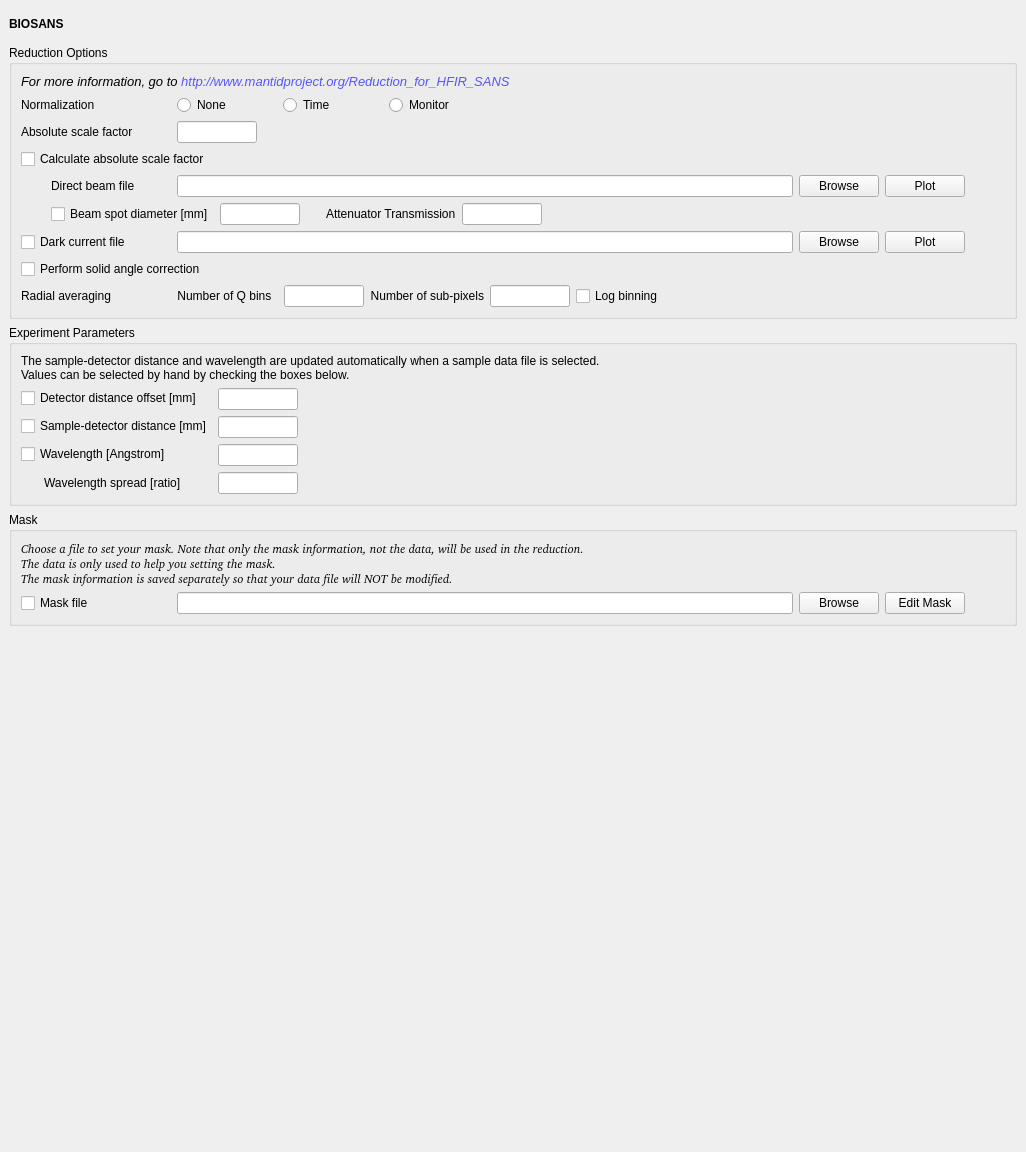
<?xml version="1.0" encoding="UTF-8"?>
<ui version="4.0">
 <class>Frame</class>
 <widget class="QFrame" name="Frame">
  <property name="geometry">
   <rect>
    <x>0</x>
    <y>0</y>
    <width>1026</width>
    <height>1152</height>
   </rect>
  </property>
  <property name="sizePolicy">
   <sizepolicy hsizetype="Expanding" vsizetype="Expanding">
    <horstretch>0</horstretch>
    <verstretch>0</verstretch>
   </sizepolicy>
  </property>
  <property name="windowTitle">
   <string>Frame</string>
  </property>
  <property name="frameShape">
   <enum>QFrame::NoFrame</enum>
  </property>
  <property name="frameShadow">
   <enum>QFrame::Raised</enum>
  </property>
  <layout class="QVBoxLayout" name="verticalLayout">
   <property name="margin">
    <number>0</number>
   </property>
   <item>
    <widget class="QScrollArea" name="scrollArea">
     <property name="sizePolicy">
      <sizepolicy hsizetype="Expanding" vsizetype="Preferred">
       <horstretch>0</horstretch>
       <verstretch>0</verstretch>
      </sizepolicy>
     </property>
     <property name="minimumSize">
      <size>
       <width>0</width>
       <height>0</height>
      </size>
     </property>
     <property name="frameShape">
      <enum>QFrame::NoFrame</enum>
     </property>
     <property name="lineWidth">
      <number>0</number>
     </property>
     <property name="widgetResizable">
      <bool>true</bool>
     </property>
     <property name="alignment">
      <set>Qt::AlignLeading|Qt::AlignLeft|Qt::AlignTop</set>
     </property>
     <widget class="QWidget" name="scrollAreaWidgetContents">
      <property name="geometry">
       <rect>
        <x>0</x>
        <y>0</y>
        <width>1026</width>
        <height>1152</height>
       </rect>
      </property>
      <layout class="QVBoxLayout" name="verticalLayout_4">
       <item>
        <widget class="QLabel" name="instr_name_label">
         <property name="sizePolicy">
          <sizepolicy hsizetype="Preferred" vsizetype="Fixed">
           <horstretch>0</horstretch>
           <verstretch>0</verstretch>
          </sizepolicy>
         </property>
         <property name="minimumSize">
          <size>
           <width>100</width>
           <height>30</height>
          </size>
         </property>
         <property name="maximumSize">
          <size>
           <width>100</width>
           <height>30</height>
          </size>
         </property>
         <property name="font">
          <font>
           <weight>75</weight>
           <bold>true</bold>
          </font>
         </property>
         <property name="text">
          <string>BIOSANS</string>
         </property>
        </widget>
       </item>
       <item>
        <widget class="QGroupBox" name="reduction_options_group">
         <property name="title">
          <string>Reduction Options</string>
         </property>
         <layout class="QVBoxLayout" name="verticalLayout_6">
          <item>
           <layout class="QHBoxLayout" name="horizontalLayout_2">
            <property name="sizeConstraint">
             <enum>QLayout::SetDefaultConstraint</enum>
            </property>
            <item>
             <widget class="QLabel" name="label_6">
              <property name="sizePolicy">
               <sizepolicy hsizetype="Preferred" vsizetype="Minimum">
                <horstretch>0</horstretch>
                <verstretch>0</verstretch>
               </sizepolicy>
              </property>
              <property name="styleSheet">
               <string notr="true">font: italic 10pt &quot;Bitstream Charter&quot;;</string>
              </property>
              <property name="text">
               <string>&lt;!DOCTYPE HTML PUBLIC &quot;-//W3C//DTD HTML 4.0//EN&quot; &quot;http://www.w3.org/TR/REC-html40/strict.dtd&quot;&gt;
&lt;html&gt;&lt;head&gt;&lt;meta name=&quot;qrichtext&quot; content=&quot;1&quot; /&gt;&lt;style type=&quot;text/css&quot;&gt;
p, li { white-space: pre-wrap; }
&lt;/style&gt;&lt;/head&gt;&lt;body style=&quot; font-family:'Bitstream Charter'; font-size:10pt; font-weight:400; font-style:italic;&quot;&gt;
&lt;p style=&quot; margin-top:0px; margin-bottom:0px; margin-left:0px; margin-right:0px; -qt-block-indent:0; text-indent:0px;&quot;&gt;For more information, go to &lt;a style=&quot;text-decoration: none&quot; href=&quot;http://www.mantidproject.org/Reduction_for_HFIR_SANS&quot;&gt;&lt;span style=&quot; color:#5555ff;&quot;&gt;http://www.mantidproject.org/Reduction_for_HFIR_SANS&lt;/span&gt;&lt;/a&gt;&lt;/p&gt;&lt;/body&gt;&lt;/html&gt;</string>
              </property>
              <property name="openExternalLinks">
               <bool>true</bool>
              </property>
             </widget>
            </item>
           </layout>
          </item>
          <item>
           <layout class="QHBoxLayout" name="horizontalLayout_5">
            <item>
             <widget class="QLabel" name="label_4">
              <property name="sizePolicy">
               <sizepolicy hsizetype="Preferred" vsizetype="Fixed">
                <horstretch>0</horstretch>
                <verstretch>0</verstretch>
               </sizepolicy>
              </property>
              <property name="minimumSize">
               <size>
                <width>150</width>
                <height>0</height>
               </size>
              </property>
              <property name="maximumSize">
               <size>
                <width>150</width>
                <height>16777215</height>
               </size>
              </property>
              <property name="text">
               <string>Normalization</string>
              </property>
             </widget>
            </item>
            <item>
             <widget class="QRadioButton" name="normalization_none_radio">
              <property name="sizePolicy">
               <sizepolicy hsizetype="Fixed" vsizetype="Fixed">
                <horstretch>0</horstretch>
                <verstretch>0</verstretch>
               </sizepolicy>
              </property>
              <property name="minimumSize">
               <size>
                <width>100</width>
                <height>0</height>
               </size>
              </property>
              <property name="maximumSize">
               <size>
                <width>100</width>
                <height>16777215</height>
               </size>
              </property>
              <property name="toolTip">
               <string>Select to skip data normalization.</string>
              </property>
              <property name="text">
               <string>None</string>
              </property>
             </widget>
            </item>
            <item>
             <widget class="QRadioButton" name="normalization_time_radio">
              <property name="sizePolicy">
               <sizepolicy hsizetype="Fixed" vsizetype="Fixed">
                <horstretch>0</horstretch>
                <verstretch>0</verstretch>
               </sizepolicy>
              </property>
              <property name="minimumSize">
               <size>
                <width>100</width>
                <height>0</height>
               </size>
              </property>
              <property name="maximumSize">
               <size>
                <width>100</width>
                <height>16777215</height>
               </size>
              </property>
              <property name="toolTip">
               <string>Select to normalize the data to the data collection time.</string>
              </property>
              <property name="text">
               <string>Time</string>
              </property>
             </widget>
            </item>
            <item>
             <widget class="QRadioButton" name="normalization_monitor_radio">
              <property name="sizePolicy">
               <sizepolicy hsizetype="Fixed" vsizetype="Fixed">
                <horstretch>0</horstretch>
                <verstretch>0</verstretch>
               </sizepolicy>
              </property>
              <property name="minimumSize">
               <size>
                <width>100</width>
                <height>0</height>
               </size>
              </property>
              <property name="maximumSize">
               <size>
                <width>100</width>
                <height>16777215</height>
               </size>
              </property>
              <property name="toolTip">
               <string>Select to normalize the data to the beam monitor count.</string>
              </property>
              <property name="layoutDirection">
               <enum>Qt::LeftToRight</enum>
              </property>
              <property name="text">
               <string>Monitor</string>
              </property>
             </widget>
            </item>
            <item>
             <spacer name="horizontalSpacer_5">
              <property name="orientation">
               <enum>Qt::Horizontal</enum>
              </property>
              <property name="sizeHint" stdset="0">
               <size>
                <width>40</width>
                <height>20</height>
               </size>
              </property>
             </spacer>
            </item>
           </layout>
          </item>
          <item>
           <layout class="QHBoxLayout" name="horizontalLayout_4">
            <item>
             <widget class="QLabel" name="att_scale_factor_label">
              <property name="sizePolicy">
               <sizepolicy hsizetype="Preferred" vsizetype="Fixed">
                <horstretch>0</horstretch>
                <verstretch>0</verstretch>
               </sizepolicy>
              </property>
              <property name="minimumSize">
               <size>
                <width>150</width>
                <height>0</height>
               </size>
              </property>
              <property name="maximumSize">
               <size>
                <width>16777215</width>
                <height>150</height>
               </size>
              </property>
              <property name="text">
               <string>Absolute scale factor</string>
              </property>
             </widget>
            </item>
            <item>
             <widget class="QLineEdit" name="scale_edit">
              <property name="minimumSize">
               <size>
                <width>80</width>
                <height>0</height>
               </size>
              </property>
              <property name="maximumSize">
               <size>
                <width>80</width>
                <height>16777215</height>
               </size>
              </property>
              <property name="toolTip">
               <string>Enter a scaling factor to be multiplied to I(Q).</string>
              </property>
             </widget>
            </item>
            <item>
             <spacer name="horizontalSpacer_2">
              <property name="orientation">
               <enum>Qt::Horizontal</enum>
              </property>
              <property name="sizeHint" stdset="0">
               <size>
                <width>40</width>
                <height>20</height>
               </size>
              </property>
             </spacer>
            </item>
           </layout>
          </item>
          <item>
           <layout class="QHBoxLayout" name="horizontalLayout_6">
            <item>
             <widget class="QCheckBox" name="scale_chk">
              <property name="toolTip">
               <string>Check to calculate the absolute scale factor using the direct beam method.</string>
              </property>
              <property name="text">
               <string>Calculate absolute scale factor</string>
              </property>
             </widget>
            </item>
           </layout>
          </item>
          <item>
           <layout class="QHBoxLayout" name="horizontalLayout_10">
            <item>
             <spacer name="horizontalSpacer_10">
              <property name="orientation">
               <enum>Qt::Horizontal</enum>
              </property>
              <property name="sizeType">
               <enum>QSizePolicy::Fixed</enum>
              </property>
              <property name="sizeHint" stdset="0">
               <size>
                <width>30</width>
                <height>20</height>
               </size>
              </property>
             </spacer>
            </item>
            <item>
             <widget class="QLabel" name="direct_beam_label">
              <property name="minimumSize">
               <size>
                <width>120</width>
                <height>0</height>
               </size>
              </property>
              <property name="maximumSize">
               <size>
                <width>120</width>
                <height>16777215</height>
               </size>
              </property>
              <property name="text">
               <string>Direct beam file</string>
              </property>
             </widget>
            </item>
            <item>
             <widget class="QLineEdit" name="scale_data_edit">
              <property name="minimumSize">
               <size>
                <width>300</width>
                <height>0</height>
               </size>
              </property>
              <property name="toolTip">
               <string>Enter a valid file path for a direct beam data file.</string>
              </property>
             </widget>
            </item>
            <item>
             <widget class="QPushButton" name="scale_data_browse_button">
              <property name="sizePolicy">
               <sizepolicy hsizetype="Fixed" vsizetype="Fixed">
                <horstretch>0</horstretch>
                <verstretch>0</verstretch>
               </sizepolicy>
              </property>
              <property name="text">
               <string>Browse</string>
              </property>
             </widget>
            </item>
            <item>
             <widget class="QPushButton" name="scale_data_plot_button">
              <property name="sizePolicy">
               <sizepolicy hsizetype="Fixed" vsizetype="Fixed">
                <horstretch>0</horstretch>
                <verstretch>0</verstretch>
               </sizepolicy>
              </property>
              <property name="toolTip">
               <string>Click to plot 2D data.</string>
              </property>
              <property name="text">
               <string>Plot</string>
              </property>
             </widget>
            </item>
            <item>
             <spacer name="horizontalSpacer_3">
              <property name="orientation">
               <enum>Qt::Horizontal</enum>
              </property>
              <property name="sizeType">
               <enum>QSizePolicy::Fixed</enum>
              </property>
              <property name="sizeHint" stdset="0">
               <size>
                <width>40</width>
                <height>20</height>
               </size>
              </property>
             </spacer>
            </item>
           </layout>
          </item>
          <item>
           <layout class="QHBoxLayout" name="horizontalLayout_11">
            <item>
             <spacer name="horizontalSpacer_11">
              <property name="orientation">
               <enum>Qt::Horizontal</enum>
              </property>
              <property name="sizeType">
               <enum>QSizePolicy::Fixed</enum>
              </property>
              <property name="sizeHint" stdset="0">
               <size>
                <width>30</width>
                <height>20</height>
               </size>
              </property>
             </spacer>
            </item>
            <item>
             <widget class="QCheckBox" name="beamstop_chk">
              <property name="text">
               <string>Beam spot diameter [mm]</string>
              </property>
             </widget>
            </item>
            <item>
             <widget class="QLineEdit" name="scale_beam_radius_edit">
              <property name="minimumSize">
               <size>
                <width>80</width>
                <height>0</height>
               </size>
              </property>
              <property name="maximumSize">
               <size>
                <width>80</width>
                <height>16777215</height>
               </size>
              </property>
              <property name="toolTip">
               <string>Enter the diameter around the beam center to include when measuring the total beam signal, in mm.</string>
              </property>
             </widget>
            </item>
            <item>
             <spacer name="horizontalSpacer_14">
              <property name="orientation">
               <enum>Qt::Horizontal</enum>
              </property>
              <property name="sizeType">
               <enum>QSizePolicy::Fixed</enum>
              </property>
              <property name="sizeHint" stdset="0">
               <size>
                <width>20</width>
                <height>20</height>
               </size>
              </property>
             </spacer>
            </item>
            <item>
             <widget class="QLabel" name="att_trans_label">
              <property name="text">
               <string>Attenuator Transmission</string>
              </property>
             </widget>
            </item>
            <item>
             <widget class="QLineEdit" name="scale_att_trans_edit">
              <property name="sizePolicy">
               <sizepolicy hsizetype="Fixed" vsizetype="Fixed">
                <horstretch>0</horstretch>
                <verstretch>0</verstretch>
               </sizepolicy>
              </property>
              <property name="minimumSize">
               <size>
                <width>80</width>
                <height>0</height>
               </size>
              </property>
              <property name="maximumSize">
               <size>
                <width>80</width>
                <height>16777215</height>
               </size>
              </property>
              <property name="toolTip">
               <string>Enter the attenuator transmission from the Attenuator Efficiency Chart.</string>
              </property>
             </widget>
            </item>
            <item>
             <spacer name="horizontalSpacer_12">
              <property name="orientation">
               <enum>Qt::Horizontal</enum>
              </property>
              <property name="sizeHint" stdset="0">
               <size>
                <width>40</width>
                <height>20</height>
               </size>
              </property>
             </spacer>
            </item>
           </layout>
          </item>
          <item>
           <layout class="QHBoxLayout" name="horizontalLayout_7">
            <item>
             <widget class="QCheckBox" name="dark_current_check">
              <property name="minimumSize">
               <size>
                <width>150</width>
                <height>0</height>
               </size>
              </property>
              <property name="maximumSize">
               <size>
                <width>150</width>
                <height>16777215</height>
               </size>
              </property>
              <property name="text">
               <string>Dark current file</string>
              </property>
             </widget>
            </item>
            <item>
             <widget class="QLineEdit" name="dark_file_edit">
              <property name="sizePolicy">
               <sizepolicy hsizetype="Expanding" vsizetype="Fixed">
                <horstretch>0</horstretch>
                <verstretch>0</verstretch>
               </sizepolicy>
              </property>
              <property name="minimumSize">
               <size>
                <width>300</width>
                <height>0</height>
               </size>
              </property>
              <property name="baseSize">
               <size>
                <width>0</width>
                <height>0</height>
               </size>
              </property>
              <property name="toolTip">
               <string>Enter a valid file path to be used for the dark current data.</string>
              </property>
             </widget>
            </item>
            <item>
             <widget class="QPushButton" name="dark_browse_button">
              <property name="sizePolicy">
               <sizepolicy hsizetype="Fixed" vsizetype="Fixed">
                <horstretch>0</horstretch>
                <verstretch>0</verstretch>
               </sizepolicy>
              </property>
              <property name="text">
               <string>Browse</string>
              </property>
             </widget>
            </item>
            <item>
             <widget class="QPushButton" name="dark_plot_button">
              <property name="sizePolicy">
               <sizepolicy hsizetype="Fixed" vsizetype="Fixed">
                <horstretch>0</horstretch>
                <verstretch>0</verstretch>
               </sizepolicy>
              </property>
              <property name="minimumSize">
               <size>
                <width>0</width>
                <height>0</height>
               </size>
              </property>
              <property name="maximumSize">
               <size>
                <width>16777215</width>
                <height>16777215</height>
               </size>
              </property>
              <property name="toolTip">
               <string>Click to plot 2D data.</string>
              </property>
              <property name="text">
               <string>Plot</string>
              </property>
             </widget>
            </item>
            <item>
             <spacer name="horizontalSpacer_7">
              <property name="orientation">
               <enum>Qt::Horizontal</enum>
              </property>
              <property name="sizeType">
               <enum>QSizePolicy::Fixed</enum>
              </property>
              <property name="sizeHint" stdset="0">
               <size>
                <width>40</width>
                <height>20</height>
               </size>
              </property>
             </spacer>
            </item>
           </layout>
          </item>
          <item>
           <layout class="QHBoxLayout" name="horizontalLayout_8">
            <item>
             <widget class="QCheckBox" name="solid_angle_chk">
              <property name="sizePolicy">
               <sizepolicy hsizetype="Expanding" vsizetype="Fixed">
                <horstretch>0</horstretch>
                <verstretch>0</verstretch>
               </sizepolicy>
              </property>
              <property name="toolTip">
               <string>Select to perform a solid angle correction.</string>
              </property>
              <property name="text">
               <string>Perform solid angle correction</string>
              </property>
             </widget>
            </item>
           </layout>
          </item>
          <item>
           <layout class="QHBoxLayout" name="horizontalLayout_9">
            <item>
             <widget class="QLabel" name="label_2">
              <property name="sizePolicy">
               <sizepolicy hsizetype="Preferred" vsizetype="Fixed">
                <horstretch>0</horstretch>
                <verstretch>0</verstretch>
               </sizepolicy>
              </property>
              <property name="minimumSize">
               <size>
                <width>150</width>
                <height>0</height>
               </size>
              </property>
              <property name="maximumSize">
               <size>
                <width>150</width>
                <height>16777215</height>
               </size>
              </property>
              <property name="text">
               <string>Radial averaging</string>
              </property>
             </widget>
            </item>
            <item>
             <widget class="QLabel" name="label">
              <property name="sizePolicy">
               <sizepolicy hsizetype="Preferred" vsizetype="Fixed">
                <horstretch>0</horstretch>
                <verstretch>0</verstretch>
               </sizepolicy>
              </property>
              <property name="minimumSize">
               <size>
                <width>0</width>
                <height>0</height>
               </size>
              </property>
              <property name="maximumSize">
               <size>
                <width>150</width>
                <height>16777215</height>
               </size>
              </property>
              <property name="text">
               <string>Number of Q bins  </string>
              </property>
              <property name="alignment">
               <set>Qt::AlignRight|Qt::AlignTrailing|Qt::AlignVCenter</set>
              </property>
             </widget>
            </item>
            <item>
             <widget class="QLineEdit" name="n_q_bins_edit">
              <property name="minimumSize">
               <size>
                <width>80</width>
                <height>0</height>
               </size>
              </property>
              <property name="maximumSize">
               <size>
                <width>80</width>
                <height>16777215</height>
               </size>
              </property>
              <property name="toolTip">
               <string>Enter the number of Q bins for the output I(Q) distribution.</string>
              </property>
             </widget>
            </item>
            <item>
             <widget class="QLabel" name="label_3">
              <property name="sizePolicy">
               <sizepolicy hsizetype="Preferred" vsizetype="Fixed">
                <horstretch>0</horstretch>
                <verstretch>0</verstretch>
               </sizepolicy>
              </property>
              <property name="minimumSize">
               <size>
                <width>0</width>
                <height>0</height>
               </size>
              </property>
              <property name="maximumSize">
               <size>
                <width>150</width>
                <height>16777215</height>
               </size>
              </property>
              <property name="text">
               <string>Number of sub-pixels</string>
              </property>
              <property name="alignment">
               <set>Qt::AlignRight|Qt::AlignTrailing|Qt::AlignVCenter</set>
              </property>
             </widget>
            </item>
            <item>
             <widget class="QLineEdit" name="n_sub_pix_edit">
              <property name="minimumSize">
               <size>
                <width>80</width>
                <height>0</height>
               </size>
              </property>
              <property name="maximumSize">
               <size>
                <width>80</width>
                <height>16777215</height>
               </size>
              </property>
              <property name="toolTip">
               <string>Enter the number of sub-pixels in each direction of a detector pixel to use for the
radial averaging. For instance, entering 3 will sub-divide each detector pixel by 3
in each direction and will create 9 sub-pixels.</string>
              </property>
             </widget>
            </item>
            <item>
             <widget class="QCheckBox" name="log_binning_radio">
              <property name="sizePolicy">
               <sizepolicy hsizetype="Fixed" vsizetype="Fixed">
                <horstretch>0</horstretch>
                <verstretch>0</verstretch>
               </sizepolicy>
              </property>
              <property name="minimumSize">
               <size>
                <width>120</width>
                <height>0</height>
               </size>
              </property>
              <property name="maximumSize">
               <size>
                <width>120</width>
                <height>16777215</height>
               </size>
              </property>
              <property name="toolTip">
               <string>Select to use logarithmic binning for I(Q).</string>
              </property>
              <property name="layoutDirection">
               <enum>Qt::LeftToRight</enum>
              </property>
              <property name="text">
               <string>Log binning</string>
              </property>
             </widget>
            </item>
            <item>
             <spacer name="horizontalSpacer_4">
              <property name="orientation">
               <enum>Qt::Horizontal</enum>
              </property>
              <property name="sizeHint" stdset="0">
               <size>
                <width>40</width>
                <height>20</height>
               </size>
              </property>
             </spacer>
            </item>
           </layout>
          </item>
         </layout>
        </widget>
       </item>
       <item>
        <widget class="QGroupBox" name="geometry_options_groupbox">
         <property name="sizePolicy">
          <sizepolicy hsizetype="Expanding" vsizetype="Fixed">
           <horstretch>0</horstretch>
           <verstretch>0</verstretch>
          </sizepolicy>
         </property>
         <property name="minimumSize">
          <size>
           <width>0</width>
           <height>0</height>
          </size>
         </property>
         <property name="maximumSize">
          <size>
           <width>16777215</width>
           <height>16777215</height>
          </size>
         </property>
         <property name="title">
          <string>Experiment Parameters</string>
         </property>
         <property name="alignment">
          <set>Qt::AlignLeading|Qt::AlignLeft|Qt::AlignTop</set>
         </property>
         <layout class="QVBoxLayout" name="verticalLayout_5">
          <item>
           <layout class="QHBoxLayout" name="mask_template_horiz_layout">
            <property name="spacing">
             <number>0</number>
            </property>
            <item>
             <widget class="QLabel" name="experiment_parameter_help">
              <property name="sizePolicy">
               <sizepolicy hsizetype="Preferred" vsizetype="Expanding">
                <horstretch>0</horstretch>
                <verstretch>0</verstretch>
               </sizepolicy>
              </property>
              <property name="minimumSize">
               <size>
                <width>150</width>
                <height>0</height>
               </size>
              </property>
              <property name="styleSheet">
               <string notr="true">font: italic 10pt &quot;Bitstream Charter&quot;;</string>
              </property>
              <property name="text">
               <string>The sample-detector distance and wavelength are updated automatically when a sample data file is selected.
Values can be selected by hand by checking the boxes below.</string>
              </property>
             </widget>
            </item>
           </layout>
          </item>
          <item>
           <layout class="QFormLayout" name="formLayout_3">
            <property name="sizeConstraint">
             <enum>QLayout::SetDefaultConstraint</enum>
            </property>
            <property name="fieldGrowthPolicy">
             <enum>QFormLayout::AllNonFixedFieldsGrow</enum>
            </property>
            <property name="labelAlignment">
             <set>Qt::AlignLeading|Qt::AlignLeft|Qt::AlignVCenter</set>
            </property>
            <property name="formAlignment">
             <set>Qt::AlignLeading|Qt::AlignLeft|Qt::AlignTop</set>
            </property>
            <item row="0" column="0">
             <widget class="QCheckBox" name="detector_offset_chk">
              <property name="toolTip">
               <string>Select to set the detector distance offset.</string>
              </property>
              <property name="whatsThis">
               <string/>
              </property>
              <property name="text">
               <string>Detector distance offset [mm]</string>
              </property>
             </widget>
            </item>
            <item row="0" column="1">
             <widget class="QLineEdit" name="detector_offset_edit">
              <property name="minimumSize">
               <size>
                <width>80</width>
                <height>0</height>
               </size>
              </property>
              <property name="maximumSize">
               <size>
                <width>80</width>
                <height>16777215</height>
               </size>
              </property>
              <property name="toolTip">
               <string>Enter the detector distance offset in mm.</string>
              </property>
             </widget>
            </item>
            <item row="1" column="0">
             <widget class="QCheckBox" name="sample_dist_chk">
              <property name="toolTip">
               <string>Select to force the sample-detector distance.</string>
              </property>
              <property name="text">
               <string>Sample-detector distance [mm]</string>
              </property>
             </widget>
            </item>
            <item row="1" column="1">
             <widget class="QLineEdit" name="sample_dist_edit">
              <property name="sizePolicy">
               <sizepolicy hsizetype="Expanding" vsizetype="Fixed">
                <horstretch>0</horstretch>
                <verstretch>0</verstretch>
               </sizepolicy>
              </property>
              <property name="minimumSize">
               <size>
                <width>80</width>
                <height>0</height>
               </size>
              </property>
              <property name="maximumSize">
               <size>
                <width>80</width>
                <height>16777215</height>
               </size>
              </property>
              <property name="toolTip">
               <string>Enter the value of the sample-to-detector distance in mm.</string>
              </property>
             </widget>
            </item>
            <item row="2" column="0">
             <widget class="QCheckBox" name="wavelength_chk">
              <property name="toolTip">
               <string>Select to force the wavelength to a given value.</string>
              </property>
              <property name="text">
               <string>Wavelength [Angstrom]</string>
              </property>
             </widget>
            </item>
            <item row="2" column="1">
             <widget class="QLineEdit" name="wavelength_edit">
              <property name="minimumSize">
               <size>
                <width>80</width>
                <height>0</height>
               </size>
              </property>
              <property name="maximumSize">
               <size>
                <width>80</width>
                <height>16777215</height>
               </size>
              </property>
              <property name="toolTip">
               <string>Enter the value of the neutron wavelength.</string>
              </property>
             </widget>
            </item>
            <item row="3" column="0">
             <widget class="QLabel" name="label_10">
              <property name="text">
               <string>Wavelength spread [ratio]</string>
              </property>
              <property name="indent">
               <number>23</number>
              </property>
             </widget>
            </item>
            <item row="3" column="1">
             <widget class="QLineEdit" name="wavelength_spread_edit">
              <property name="minimumSize">
               <size>
                <width>80</width>
                <height>0</height>
               </size>
              </property>
              <property name="maximumSize">
               <size>
                <width>80</width>
                <height>16777215</height>
               </size>
              </property>
              <property name="toolTip">
               <string>Enter the value of the neutron wavelength spread.</string>
              </property>
             </widget>
            </item>
           </layout>
          </item>
         </layout>
        </widget>
       </item>
       <item>
        <widget class="QGroupBox" name="groupBox">
         <property name="sizePolicy">
          <sizepolicy hsizetype="Expanding" vsizetype="Preferred">
           <horstretch>0</horstretch>
           <verstretch>0</verstretch>
          </sizepolicy>
         </property>
         <property name="title">
          <string>Mask</string>
         </property>
         <layout class="QVBoxLayout" name="verticalLayout_2">
          <item>
           <layout class="QVBoxLayout" name="verticalLayout_3">
            <item>
             <widget class="QLabel" name="label_5">
              <property name="font">
               <font>
                <family>Bitstream Charter</family>
                <italic>true</italic>
               </font>
              </property>
              <property name="text">
               <string>Choose a file to set your mask. Note that only the mask information, not the data, will be used in the reduction.
The data is only used to help you setting the mask.
The mask information is saved separately so that your data file will NOT be modified.</string>
              </property>
              <property name="openExternalLinks">
               <bool>true</bool>
              </property>
              <property name="textInteractionFlags">
               <set>Qt::LinksAccessibleByMouse|Qt::TextSelectableByMouse</set>
              </property>
             </widget>
            </item>
            <item>
             <layout class="QHBoxLayout" name="horizontalLayout">
              <item>
               <widget class="QCheckBox" name="mask_check">
                <property name="minimumSize">
                 <size>
                  <width>150</width>
                  <height>0</height>
                 </size>
                </property>
                <property name="toolTip">
                 <string>Select to apply the mask built from the specified data file.</string>
                </property>
                <property name="text">
                 <string>Mask file</string>
                </property>
               </widget>
              </item>
              <item>
               <widget class="QLineEdit" name="mask_edit">
                <property name="minimumSize">
                 <size>
                  <width>300</width>
                  <height>0</height>
                 </size>
                </property>
                <property name="toolTip">
                 <string>Enter a file to be used to create your mask.</string>
                </property>
               </widget>
              </item>
              <item>
               <widget class="QPushButton" name="mask_browse_button">
                <property name="sizePolicy">
                 <sizepolicy hsizetype="Fixed" vsizetype="Fixed">
                  <horstretch>0</horstretch>
                  <verstretch>0</verstretch>
                 </sizepolicy>
                </property>
                <property name="text">
                 <string>Browse</string>
                </property>
               </widget>
              </item>
              <item>
               <widget class="QPushButton" name="mask_plot_button">
                <property name="toolTip">
                 <string>Click to plot 2D data and edit mask.</string>
                </property>
                <property name="text">
                 <string>Edit Mask</string>
                </property>
               </widget>
              </item>
              <item>
               <spacer name="horizontalSpacer">
                <property name="orientation">
                 <enum>Qt::Horizontal</enum>
                </property>
                <property name="sizeType">
                 <enum>QSizePolicy::Fixed</enum>
                </property>
                <property name="sizeHint" stdset="0">
                 <size>
                  <width>40</width>
                  <height>20</height>
                 </size>
                </property>
               </spacer>
              </item>
             </layout>
            </item>
           </layout>
          </item>
         </layout>
        </widget>
       </item>
       <item>
        <spacer name="verticalSpacer">
         <property name="orientation">
          <enum>Qt::Vertical</enum>
         </property>
         <property name="sizeType">
          <enum>QSizePolicy::Expanding</enum>
         </property>
         <property name="sizeHint" stdset="0">
          <size>
           <width>20</width>
           <height>40</height>
          </size>
         </property>
        </spacer>
       </item>
      </layout>
     </widget>
    </widget>
   </item>
  </layout>
 </widget>
 <resources/>
 <connections/>
</ui>
